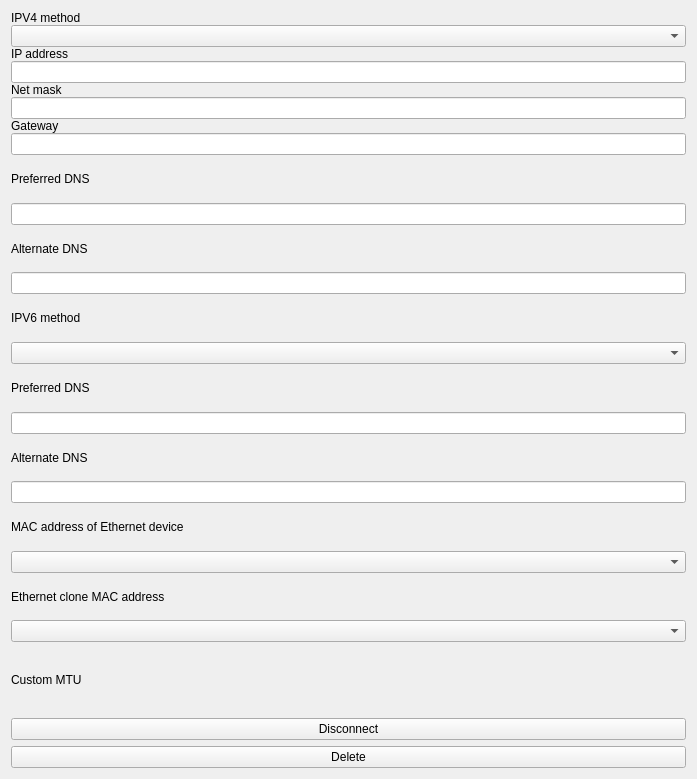
<?xml version="1.0" encoding="UTF-8"?>
<ui version="4.0">
 <class>CommSettingWidget</class>
 <widget class="QWidget" name="CommSettingWidget">
  <property name="geometry">
   <rect>
    <x>0</x>
    <y>0</y>
    <width>697</width>
    <height>779</height>
   </rect>
  </property>
  <property name="windowTitle">
   <string>CommSettingWidget</string>
  </property>
  <layout class="QVBoxLayout" name="verticalLayout_4">
   <item>
    <layout class="QVBoxLayout" name="verticalLayout_3">
     <property name="spacing">
      <number>0</number>
     </property>
     <item>
      <layout class="QVBoxLayout" name="verticalLayout_2">
       <property name="spacing">
        <number>0</number>
       </property>
       <item>
        <widget class="QLabel" name="label_18">
         <property name="text">
          <string>IPV4 method</string>
         </property>
        </widget>
       </item>
       <item>
        <widget class="QComboBox" name="ipv4Method"/>
       </item>
      </layout>
     </item>
     <item>
      <widget class="QWidget" name="ipv4Manual" native="true">
       <layout class="QVBoxLayout" name="verticalLayout">
        <property name="spacing">
         <number>0</number>
        </property>
        <property name="leftMargin">
         <number>0</number>
        </property>
        <property name="topMargin">
         <number>0</number>
        </property>
        <property name="rightMargin">
         <number>0</number>
        </property>
        <property name="bottomMargin">
         <number>0</number>
        </property>
        <item>
         <widget class="QLabel" name="label">
          <property name="text">
           <string>IP address</string>
          </property>
         </widget>
        </item>
        <item>
         <widget class="QLineEdit" name="ipv4Address"/>
        </item>
        <item>
         <widget class="QLabel" name="label_2">
          <property name="text">
           <string>Net mask</string>
          </property>
         </widget>
        </item>
        <item>
         <widget class="QLineEdit" name="ipv4Netmask"/>
        </item>
        <item>
         <widget class="QLabel" name="label_3">
          <property name="text">
           <string>Gateway</string>
          </property>
         </widget>
        </item>
        <item>
         <widget class="QLineEdit" name="ipv4Gateway"/>
        </item>
       </layout>
      </widget>
     </item>
    </layout>
   </item>
   <item>
    <layout class="QVBoxLayout" name="verticalLayout_12">
     <item>
      <widget class="QLabel" name="label_16">
       <property name="text">
        <string>Preferred DNS</string>
       </property>
      </widget>
     </item>
     <item>
      <widget class="QLineEdit" name="lineEdit"/>
     </item>
    </layout>
   </item>
   <item>
    <layout class="QVBoxLayout" name="verticalLayout_10">
     <item>
      <widget class="QLabel" name="label_14">
       <property name="text">
        <string>Alternate DNS</string>
       </property>
      </widget>
     </item>
     <item>
      <widget class="QLineEdit" name="lineEdit_2"/>
     </item>
    </layout>
   </item>
   <item>
    <layout class="QVBoxLayout" name="verticalLayout_18">
     <item>
      <widget class="QLabel" name="label_22">
       <property name="text">
        <string>IPV6 method</string>
       </property>
      </widget>
     </item>
     <item>
      <widget class="QComboBox" name="comboBox_14"/>
     </item>
    </layout>
   </item>
   <item>
    <layout class="QVBoxLayout" name="verticalLayout_11">
     <item>
      <widget class="QLabel" name="label_15">
       <property name="text">
        <string>Preferred DNS</string>
       </property>
      </widget>
     </item>
     <item>
      <widget class="QLineEdit" name="lineEdit_3"/>
     </item>
    </layout>
   </item>
   <item>
    <layout class="QVBoxLayout" name="verticalLayout_13">
     <item>
      <widget class="QLabel" name="label_17">
       <property name="text">
        <string>Alternate DNS</string>
       </property>
      </widget>
     </item>
     <item>
      <widget class="QLineEdit" name="lineEdit_4"/>
     </item>
    </layout>
   </item>
   <item>
    <layout class="QVBoxLayout" name="verticalLayout_15">
     <item>
      <widget class="QLabel" name="label_19">
       <property name="text">
        <string>MAC address of Ethernet device</string>
       </property>
      </widget>
     </item>
     <item>
      <widget class="QComboBox" name="comboBox_12"/>
     </item>
    </layout>
   </item>
   <item>
    <layout class="QVBoxLayout" name="verticalLayout_16">
     <item>
      <widget class="QLabel" name="label_20">
       <property name="text">
        <string>Ethernet clone MAC address</string>
       </property>
      </widget>
     </item>
     <item>
      <widget class="QComboBox" name="comboBox_13"/>
     </item>
    </layout>
   </item>
   <item>
    <layout class="QHBoxLayout" name="horizontalLayout_5">
     <item>
      <widget class="QLabel" name="label_23">
       <property name="text">
        <string>Custom MTU</string>
       </property>
      </widget>
     </item>
     <item>
      <spacer name="horizontalSpacer_5">
       <property name="orientation">
        <enum>Qt::Horizontal</enum>
       </property>
       <property name="sizeHint" stdset="0">
        <size>
         <width>40</width>
         <height>20</height>
        </size>
       </property>
      </spacer>
     </item>
    </layout>
   </item>
   <item>
    <layout class="QHBoxLayout" name="horizontalLayout">
     <item>
      <widget class="QPushButton" name="disconnectButton">
       <property name="text">
        <string>Disconnect</string>
       </property>
      </widget>
     </item>
    </layout>
   </item>
   <item>
    <layout class="QHBoxLayout" name="horizontalLayout_2">
     <item>
      <widget class="QPushButton" name="deleteButton">
       <property name="text">
        <string>Delete</string>
       </property>
      </widget>
     </item>
    </layout>
   </item>
  </layout>
 </widget>
 <resources/>
 <connections/>
</ui>
